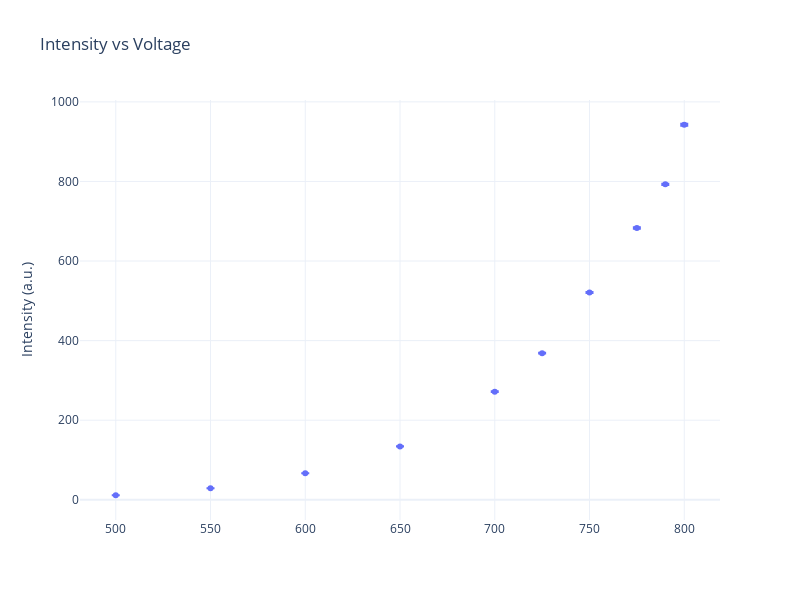

Notebook source saved alongside this figure:
### Markdown cell above
PLOT INTENSITIES VS VOLTAGGI

### Code cell
V = fit_result['V']
F = fit_result['P']
sF = fit_result['sP']

fig = go.Figure()

fig.add_trace(go.Scatter(
    x=V,
    y=F,
    mode='markers',
    name='Intensity',
    error_y=dict(
        type='data',
        array=sF,
        visible=True
    )
))

fig.update_layout(
    #xaxis_title='Voltage (V)',
    yaxis_title='Intensity (a.u.)',
    title='Intensity vs Voltage',
    template='plotly_white',
    width=800,
    height=600
)

fig.show()

### Figure 1 — Plotly figure (JSON) as saved in the notebook; plotly's stock layout.template omitted (floating-point values rounded to 4 significant figures)
{"data": [{"error_y": {"array": [0.03738, 0.08463, 0.1269, 0.2953, 0.768, 0.9448, 1.236, 1.941, 1.463, 2.552], "type": "data", "visible": true}, "mode": "markers", "name": "Intensity", "type": "scatter", "x": [500, 550, 600, 650, 700, 725, 750, 775, 790, 800], "y": [11.36, 28.94, 66.7, 134.1, 271.7, 368.5, 520.7, 683.3, 792.7, 942.5]}], "layout": {"height": 600, "title": {"text": "Intensity vs Voltage"}, "width": 800, "yaxis": {"title": {"text": "Intensity (a.u.)"}}}}
